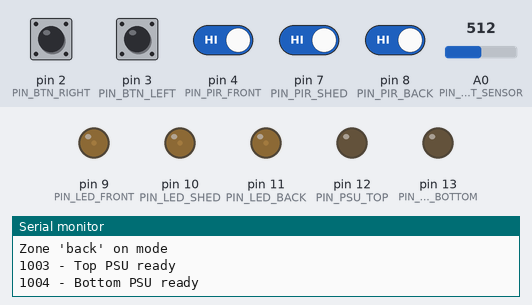
The sketch below on a simulated Arduino Leonardo, built with avr-gcc and run on an emulated ATmega32U4. Shown: output pins drawn as LEDs (lit = HIGH), the last lines printed to the serial monitor. The test bench sets the inputs (shaded band); at power-on: pin 2 (PIN_BTN_RIGHT), pin 3 (PIN_BTN_LEFT), pin 4 (PIN_PIR_FRONT), pin 7 (PIN_PIR_SHED), pin 8 (PIN_PIR_BACK) HIGH, A0 (PIN_LIGHT_SENSOR) = 512.

Above: at 1.2 s.
1.3 s: pin 2 (PIN_BTN_RIGHT) pulled LOW for 0.15 s
At 4.2 s:
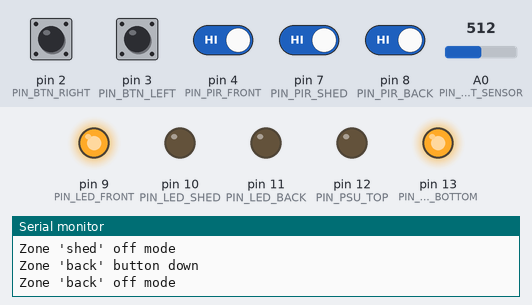
4.3 s: pin 3 (PIN_BTN_LEFT) pulled LOW for 0.15 s
At 4.8 s:
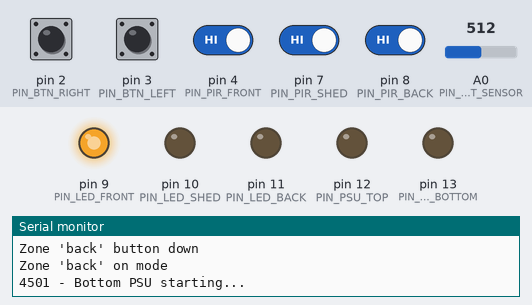
7.3 s: pin 2 (PIN_BTN_RIGHT) pulled LOW for 1 s
At 7.55 s:
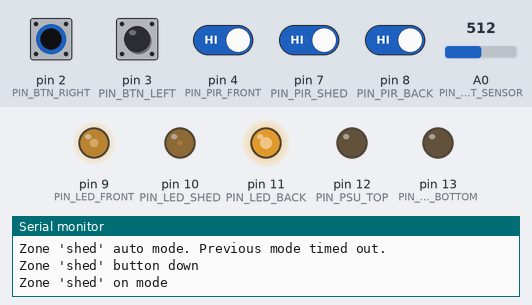
10.3 s: pin 3 (PIN_BTN_LEFT) pulled LOW for 1 s
At 10.63 s:
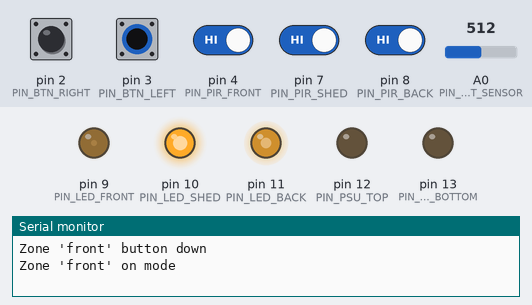
13.3 s: pin 2 (PIN_BTN_RIGHT) pulled LOW for 0.15 s
At 15.24 s:
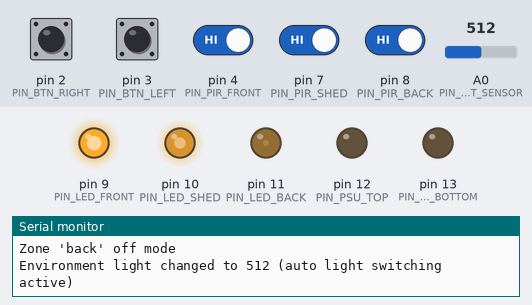
16.4 s: pin 2 (PIN_BTN_RIGHT) pulled LOW for 0.15 s
At 19.9 s:
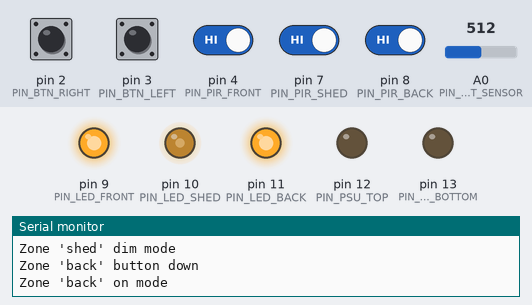
Timing chart, 0 to 20.4 s (numbered marks = the images above; inputs shaded):
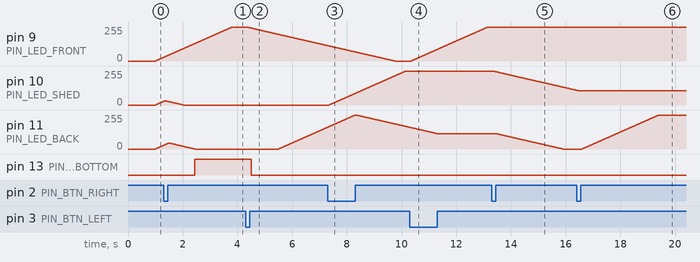

Measured:
- after the input at 1.3 s, pin 13 (PIN_PSU_BOTTOM): LOW → HIGH after 1.1 s
- after the input at 4.3 s, pin 9 (PIN_LED_FRONT): moves from 255/255 to 115/255 over 2.9 s, starting after 0.05 s; pin 11 (PIN_LED_BACK): moves from 0/255 to 163/255 over 1.8 s, starting after 1.2 s; pin 13 (PIN_PSU_BOTTOM): HIGH → LOW after 0.20 s
- after the input at 7.3 s, pin 10 (PIN_LED_SHED): moves from 0/255 to 255/255 over 2.8 s, starting after 0.05 s
- after the input at 10.3 s, pin 9 (PIN_LED_FRONT): moves from 0/255 to 255/255 over 2.8 s, starting after 0.05 s; pin 11 (PIN_LED_BACK): goes on until 11.3 s, then stays 114/255
- after the input at 13.3 s, pin 10 (PIN_LED_SHED): moves from 255/255 to 111/255 over 3.0 s, starting after 0.05 s; pin 11 (PIN_LED_BACK): moves from 114/255 to 0/255 over 2.4 s, starting after 0.20 s
- after the input at 16.4 s, pin 10 (PIN_LED_SHED): goes on until 16.4 s, then stays 108/255; pin 11 (PIN_LED_BACK): moves from 0/255 to 255/255 over 2.8 s, starting after 0.20 s; pin 13 (PIN_PSU_BOTTOM): stays LOW (without the input it goes to HIGH after 2.4 s)
- by itself, pin 10 (PIN_LED_SHED): rises from 27/255 to 32/255 in 0.04 s, then falls to 0/255 in 0.68 s
- by itself, pin 11 (PIN_LED_BACK): rises from 27/255 to 45/255 in 0.19 s, then falls to 0/255 in 0.94 s

The sketch:

CarportLightController.ino
```cpp
/**
 * Carport LED controller
 *
 * Specs:
 * 20M Ledstrips divided into 3 zones (front, back and shed)
 * Ledstrips are inside anodised alu-U profiles casted with epoxy resin to make the lightsource softer, eye-friendly and waterproof.
 * 3 MOSFETS used for LED dimming over PWM signal
 * 3 PIR sensors (modified chinese PIR sensors housing with Arduino compatible PIR board inside)
 * 1 analog light sensor
 * 2 pushbuttons (connected to interrupt inputs)
 * 2 120W 12V powersupplies (switched on/off using Omron solid state relays to reduce energy bill)
 * 1 Arduino Leonardo with regulated always-on 5V Sony USB phonecharger
 *
 * Pushbutton linking:
 * Button 1 (right): front LED
 * Button 2 (left): shed LED
 * Button 1+2 (right+left): rear LED
 *
 * Pushbutton usage:
 *   --> Press once (on/off/dim): - LED on when LED was off (Exited after 1 hour)
 *                                - LED off for 5 seconds when LED was on. (PIR detection disabled during this period)
 *                                - LED will switch softly on and off. If pressed during this fading, current brightness will be kept. This is dim mode (Exited after 1 hour)
 *   --> Press 2x (glowing): Glow animation. Smoothly switches between different brightness levels (Exited after 120 minutes)
 *   --> Press 3x (lightning): Lightning animation: random flashes at different brightness levels (Exited after 120 minutes)
 *
 * PIR usage:
 *   --> When dark enough and PIR detects object, LED is switched on for 1 minute. Only when auto mode active.
 *
 * Consumption:
 *     0,55W idle                 --> No zone on and PSU's off (only arduino and all sensors running): 0,0024A measured on 230V input
 *    14,26W PSU's                --> Arduino switched off. Optocoupler and PSU's switched on: 0,062A
 *    96,14W back                 --> Back zone on: 0,418A
 *    77,74W shed                 --> Shed zone on: 0,338A
 *    38,64W front                --> Front zone on: 0,168A
 *   166,52W back + shed          --> Back and shed zone on: 0,724A
 *   121,67W back + front         --> Back and front zone on: 0,529A
 *   111,79W front + shed         --> Front and shed zone on: 0,486A
 *   182,62W back + shed + front  --> All zones on: 0,794A
 */


const int MODE_AUTO = 1; // Use PIR sensor and light sensor to switch LEDs on for a period of time
const int MODE_AUTO_ON = 2;  // LEDs on after PIR triggered
const int MODE_ON = 3;  // Switch LEDs on for a period of time
const int MODE_OFF = 4; // Switch LEDs off for a period of time
const int MODE_DIM = 5; // Keep LEDs dimmed for a period of time
const int MODE_GLOW = 6; // Glow animation
const int MODE_LIGHTNING = 7; // Lightning animation

const long MODE_AUTO_ON_TIMEOUT = 60000; // Time spend in auto-on mode. Switch to auto mode when elapsed. [ms]
const long MODE_ON_TIMEOUT = 3600000; // Max time spend in on mode. Switch to auto mode when elapsed. [ms]
const long MODE_OFF_TIMEOUT = 5000; // Max time spend in off mode. Switch to auto mode when elapsed. [ms]
const long MODE_DIM_TIMEOUT = 3600000; // Max time spend in dim mode. Switch to auto mode when elapsed. [ms]
const long MODE_GLOW_TIMEOUT = 3600000; // Max time spend in glow mode. Switch to auto mode when elapsed. [ms]
const long MODE_LIGHTNING_TIMEOUT = 3600000; // Max time spend in lightning mode. Switch to auto mode when elapsed. [ms]

const int PIN_LED_FRONT = 9;
const int PIN_LED_SHED = 10;
const int PIN_LED_BACK = 11;

const int PIN_PSU_TOP = 12;
const int PIN_PSU_BOTTOM = 13;

const int PIN_BTN_RIGHT = 2;
const int PIN_BTN_LEFT = 3;

const int PIN_PIR_FRONT = 4;
const int PIN_PIR_SHED = 7;
const int PIN_PIR_BACK = 8;

const int PIN_LIGHT_SENSOR = 0;
const int LIGHT_LOGGING_INTERVAL = 5000; // [ms]
const int LIGHT_THRESHOLD = 230; // Allows LED's on in idle mode when above this threshold. Range: 0 - 1023

const int BUTTON_REPEAT_TIME = 0; //250; No repeats double/triple click modes at the moment - set to low value.
const int BUTTON_MIN_PRESS_TIME = 50; // Pushbutton pulse needs to be longer than this. Filters unwanted bouncing pulses.

const int SOFTON_STEP = 1;
const int SOFTON_INTERVAL = 10; // [ms]
const int SOFTOFF_STEP = 1;
const int SOFTOFF_INTERVAL = 20; // [ms]

const int PSU_TOP_STARTUPTIME = 1000; // PSU start takes some time. This delay is required to get a smooth fade (SoftOn function). [ms]
const int PSU_BOTTOM_STARTUPTIME = 1000; // PSU start takes some time. This delay is required to get a smooth fade (SoftOn function). [ms]

struct Zone
{
  char Name[20];

  int Brightness; // LED brightness. Range: 0 - 255

  int Mode;
  long ModeBeginTS; // Timestamp of modestart

  long SoftOnOff_LastSet; // Soft on/off helper

  bool PIR_RTRIG; // PIR trigger rising edge (high for 1 cycle)
  bool LastPIR; // RTRIG helper

  long ButtonLastDown;
  int ButtonRepeats;
  bool ButtonLastState;
  bool ButtonHandled;

  bool PSU_Top; // Required top PSU to be on
  bool PSU_Bottom; // Required bottom PSU to be on
};

struct Button
{
  long LastUp;
  bool Down;
};

struct EnvLight
{
  int Last; // Last value with all LED's switched off
  long LastTS;

  long LoggedTS;
};

struct PSU
{
  bool Last;
  long SwitchOnTS;
  bool LoggedLastOn;
};

Zone Front = {"front", 0, MODE_AUTO, 0, 0, false, false, 0, 0, false, false, true, false};
Zone Shed = {"shed", 0, MODE_AUTO, 0, 0, false, false, 0, 0, false, false, false, true};
Zone Back = {"back", 0, MODE_AUTO, 0, 0, false, false, 0, 0, false, false, true, true};
Button LeftBtn = {0, false};
Button RightBtn = {0, false};
Button BothBtn = {0, false};
EnvLight Light = {0, 0, 0};
PSU PSUTop = {false, 0, false};
PSU PSUBottom = {false, 0, false};

void setup() {
  pinMode( PIN_LED_FRONT, OUTPUT);
  pinMode( PIN_LED_SHED, OUTPUT);
  pinMode( PIN_LED_BACK, OUTPUT);

  pinMode( PIN_PSU_TOP, OUTPUT);
  pinMode( PIN_PSU_BOTTOM, OUTPUT);

  pinMode( PIN_BTN_RIGHT, INPUT);
  pinMode( PIN_BTN_LEFT, INPUT);

  pinMode( PIN_PIR_FRONT, INPUT);
  pinMode( PIN_PIR_SHED, INPUT);
  pinMode( PIN_PIR_BACK, INPUT);

  Serial.begin(9600);
}

void loop()
{
  bool allLightsOff =
    Front.Brightness == 0 &&
    Shed.Brightness == 0 &&
    Back.Brightness == 0;

  /**
   * Environmental light
   */
  bool autoLightActive = checkLight(analogRead(PIN_LIGHT_SENSOR), &Light, allLightsOff);

  /**
   * PIR sensors
   */
  checkPIR(digitalRead(PIN_PIR_FRONT), &Front);
  checkPIR(digitalRead(PIN_PIR_SHED), &Shed);
  checkPIR(digitalRead(PIN_PIR_BACK), &Back);

  /**
   * Buttons
   */
  bool rightDown = digitalRead(PIN_BTN_RIGHT);
  bool leftDown = digitalRead(PIN_BTN_LEFT);
  bool bothDown = rightDown && leftDown;
  if (bothDown)
  {
    rightDown = false;
    leftDown = false;
  }

  if (!RightBtn.Down && RightBtn.LastUp + BUTTON_MIN_PRESS_TIME < millis())
  {
    //Serial.println("Right down");
    RightBtn.Down = true;
  }
  if (!rightDown)
  {
    RightBtn.LastUp = millis();
    if (RightBtn.Down)
    {
      RightBtn.Down = false;
      //Serial.println("Right up");
    }
  }

  if (!LeftBtn.Down && LeftBtn.LastUp + BUTTON_MIN_PRESS_TIME < millis())
  {
    //Serial.println("Left down");
    LeftBtn.Down = true;
  }
  if (!leftDown)
  {
    LeftBtn.LastUp = millis();
    if (LeftBtn.Down)
    {
      LeftBtn.Down = false;
      //Serial.println("Left up");
    }
  }

  if (!BothBtn.Down && BothBtn.LastUp + BUTTON_MIN_PRESS_TIME < millis())
  {
    //Serial.println("Both down");
    BothBtn.Down = true;
  }
  if (!bothDown)
  {
    BothBtn.LastUp = millis();
    if (BothBtn.Down)
    {
      BothBtn.Down = false;
      //Serial.println("Both up");
    }
  }

  checkButton(&Front, RightBtn.Down);
  checkButton(&Shed, LeftBtn.Down);
  checkButton(&Back, BothBtn.Down);

  /**
   * Calc target LED brightness
   */
  calcBrightness(&Front, autoLightActive);
  calcBrightness(&Shed, autoLightActive);
  calcBrightness(&Back, autoLightActive);

  /**
   * LED power supplies
   */
  bool needTopPSU = PSUTop.SwitchOnTS + 500 > millis() || // Leave PSU for some time after startup (let calc brightness do his thing)
                    (Back.PSU_Top && Back.Brightness > 0) ||
                    (Front.PSU_Top && Front.Brightness > 0) ||
                    (Shed.PSU_Top && Shed.Brightness > 0);
  bool needBottomPSU = PSUBottom.SwitchOnTS + 500 > millis() || // Leave PSU for some time after startup (let calc brightness do his thing)
                       (Back.PSU_Bottom && Back.Brightness > 0) ||
                       (Front.PSU_Bottom && Front.Brightness > 0) ||
                       (Shed.PSU_Bottom && Shed.Brightness > 0);

  if (needTopPSU && needTopPSU != PSUTop.Last)
  {
    Serial.print(millis(), DEC);
    Serial.println(" - Top PSU starting...");

    digitalWrite(PIN_PSU_TOP, LOW); // Inverted signal
    PSUTop.SwitchOnTS = millis() + PSU_TOP_STARTUPTIME;
    PSUTop.LoggedLastOn = false;
  }
  PSUTop.Last = needTopPSU;
  if (PSUTop.SwitchOnTS > millis())
  {
    // Delay on
    if (Back.PSU_Top) Back.Brightness = 0;
    if (Front.PSU_Top) Front.Brightness = 0;
    if (Shed.PSU_Top) Shed.Brightness = 0;
  }
  else
  {
    if (needTopPSU && !PSUTop.LoggedLastOn)
    {
      Serial.print(millis(), DEC);
      Serial.println(" - Top PSU ready");
      PSUTop.LoggedLastOn = true;
    }

    digitalWrite(PIN_PSU_TOP, !needTopPSU); // Inverted signal
  }

  if (needBottomPSU && needBottomPSU != PSUBottom.Last)
  {
    Serial.print(millis(), DEC);
    Serial.println(" - Bottom PSU starting...");

    digitalWrite(PIN_PSU_BOTTOM, LOW); // Inverted signal
    PSUBottom.SwitchOnTS = millis() + PSU_BOTTOM_STARTUPTIME;
    PSUBottom.LoggedLastOn = false;
  }
  PSUBottom.Last = needBottomPSU;
  if (PSUBottom.SwitchOnTS > millis())
  {
    // Delay on
    if (Back.PSU_Bottom) Back.Brightness = 0;
    if (Front.PSU_Bottom) Front.Brightness = 0;
    if (Shed.PSU_Bottom) Shed.Brightness = 0;
  }
  else
  {
    if (needBottomPSU && !PSUBottom.LoggedLastOn)
    {
      Serial.print(millis(), DEC);
      Serial.println(" - Bottom PSU ready");
      PSUBottom.LoggedLastOn = true;
    }

    digitalWrite(PIN_PSU_BOTTOM, !needBottomPSU); // Inverted signal
  }


  /**
   * Set LED brightness
   */
  analogWrite(PIN_LED_FRONT, Front.Brightness);
  analogWrite(PIN_LED_SHED, Shed.Brightness);
  analogWrite(PIN_LED_BACK, Back.Brightness);
}

bool checkLight(int input, EnvLight* el, bool allLightsOff)
{
  if (allLightsOff)
  {
    el->Last = input;
    el->LastTS = millis();
  }

  bool autoLightActive = el->Last > LIGHT_THRESHOLD;

  if (el->LoggedTS + LIGHT_LOGGING_INTERVAL < millis())
  {
    Serial.print("Environment light changed to ");
    Serial.print(input, DEC);
    if (autoLightActive) Serial.print(" (auto light switching active)");
    Serial.println();

    el->LoggedTS = millis();
  }

  return autoLightActive;
}

void checkPIR(bool input, Zone* z)
{
  if (input && !z->LastPIR)
  {
    z->PIR_RTRIG = true;
    Serial.print("PIR trigger in zone '");
    Serial.print(z->Name);
    Serial.println("'");
  }
  else
  {
    z->PIR_RTRIG = false;
  }
  z->LastPIR = input;
}

void checkButton(Zone* z, bool down)
{
  if ((z->Mode == MODE_AUTO_ON && z->ModeBeginTS + MODE_AUTO_ON_TIMEOUT < millis()) ||
      (z->Mode == MODE_ON && z->ModeBeginTS + MODE_ON_TIMEOUT < millis()) ||
      (z->Mode == MODE_OFF && z->ModeBeginTS + MODE_OFF_TIMEOUT < millis()) ||
      (z->Mode == MODE_DIM && z->ModeBeginTS + MODE_DIM_TIMEOUT < millis()) ||
      (z->Mode == MODE_GLOW && z->ModeBeginTS + MODE_GLOW_TIMEOUT < millis()) ||
      (z->Mode == MODE_LIGHTNING && z->ModeBeginTS + MODE_LIGHTNING_TIMEOUT < millis()))
  {
    z->Mode = MODE_AUTO;
    z->ModeBeginTS = millis();

    Serial.print("Zone '");
    Serial.print(z->Name);
    Serial.println("' auto mode. Previous mode timed out.");
  }

  if (down && z->ButtonLastState != down)
  {
    if (z->ButtonLastDown + BUTTON_REPEAT_TIME > millis())
    {
      z->ButtonRepeats++;
    }
    else
    {
      z->ButtonRepeats = 1;
    }

    z->ButtonHandled = false;
    z->ButtonLastDown = millis();

    Serial.print("Zone '");
    Serial.print(z->Name);
    Serial.println("' button down");
  }
  z->ButtonLastState = down;

  // Handle when repeat time is over
  if (z->ButtonHandled || z->ButtonLastDown + BUTTON_REPEAT_TIME > millis()) return;

  z->ButtonHandled = true;

  switch(z->ButtonRepeats)
  {
    case 1:

      if (//(z->Brightness != 255 && z->Mode == MODE_ON) || Only goto dim mode when going off
          (z->Brightness != 0 && z->Mode == MODE_OFF))
      {
        // Dim
        z->Mode = MODE_DIM;
        z->ModeBeginTS = millis();

        Serial.print("Zone '");
        Serial.print(z->Name);
        Serial.println("' dim mode");
      }
      else if (z->Brightness == 0 ||
               z->Mode == MODE_OFF) // Allows to SoftOn when SoftOff running
      {
        // On
        z->Mode = MODE_ON;
        z->ModeBeginTS = millis();

        Serial.print("Zone '");
        Serial.print(z->Name);
        Serial.println("' on mode");
      }
      else
      {
        // Off
        z->Mode = MODE_OFF;
        z->ModeBeginTS = millis();

        Serial.print("Zone '");
        Serial.print(z->Name);
        Serial.println("' off mode");
      }

      break;
/**    case 2: // Glow
      z->Mode = MODE_GLOW;
      z->ModeBeginTS = millis();

      Serial.print("Zone '");
      Serial.print(z->Name);
      Serial.println("' glow mode");
      break;
    case 3: // Lightning
      z->Mode = MODE_LIGHTNING;
      z->ModeBeginTS = millis();

      Serial.print("Zone '");
      Serial.print(z->Name);
      Serial.println("' lightning mode");
      break;*/
  }
}

void calcBrightness(Zone* z, bool autoLightActive)
{
  switch(z->Mode)
  {
    case MODE_AUTO:
      if (autoLightActive && z->PIR_RTRIG)
      {
        z->Mode = MODE_AUTO_ON;
        z->ModeBeginTS = millis();
      }
      SoftOff(z);
      break;
    case MODE_ON:
    case MODE_AUTO_ON:
      SoftOn(z);
      break;
    case MODE_OFF:
      SoftOff(z);
      break;
    case MODE_DIM:
      // Do nothing. Keep brightness at current level.
      break;
  }
}

void SoftOn(Zone* z)
{
  if (z->Brightness < 255)
  {
    if (z->SoftOnOff_LastSet + SOFTON_INTERVAL < millis())
    {
      z->Brightness += SOFTON_STEP;
      z->SoftOnOff_LastSet = millis();
    }
  }
  else
    z->Brightness = 255;
}

void SoftOff(Zone* z)
{
  if (z->Brightness > 0)
  {
    if (z->SoftOnOff_LastSet + SOFTOFF_INTERVAL < millis())
    {
      z->Brightness -= SOFTOFF_STEP;
      z->SoftOnOff_LastSet = millis();
    }
  }
  else
    z->Brightness = 0;
}
```
